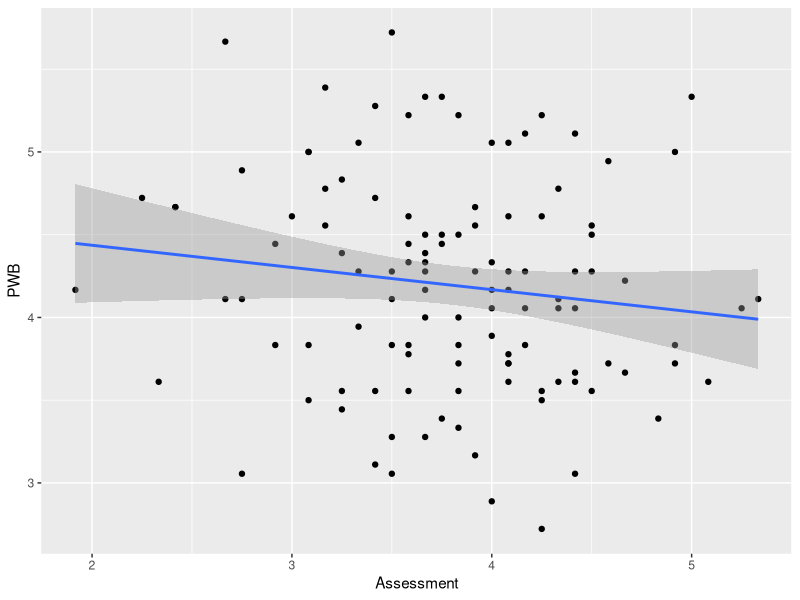
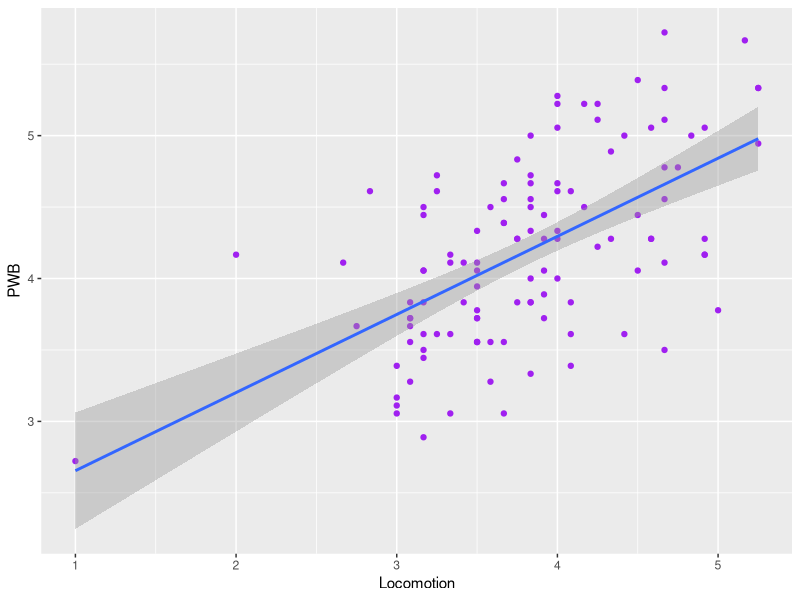
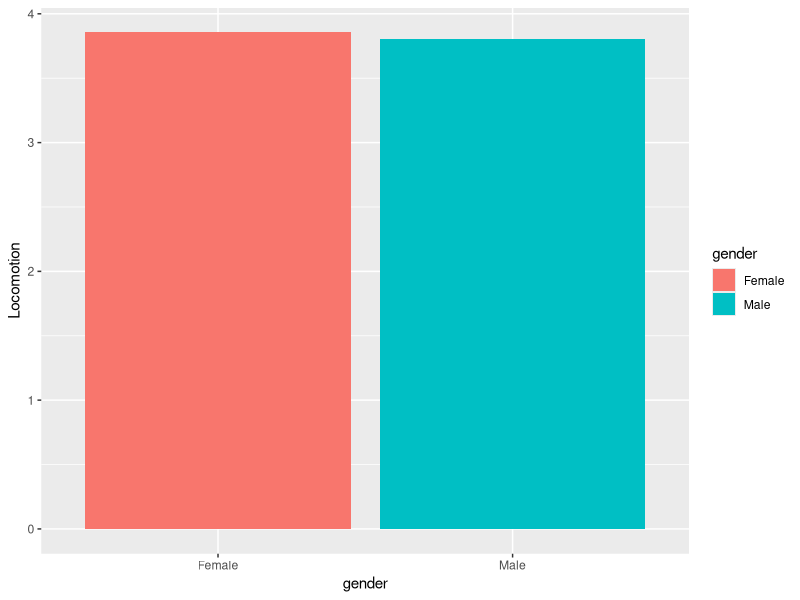
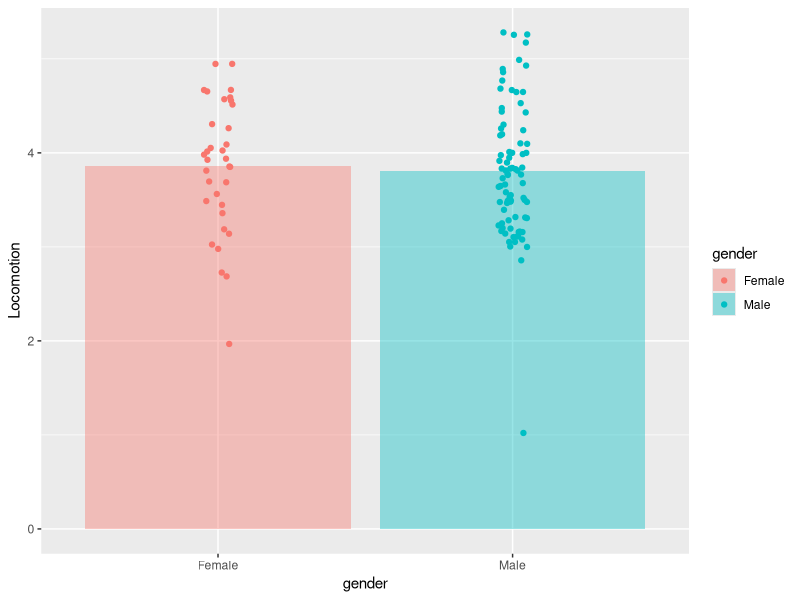
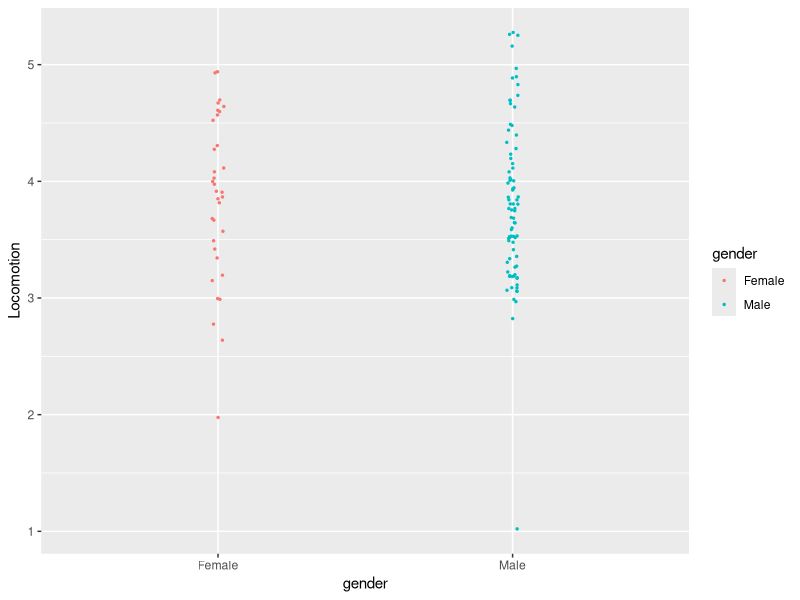
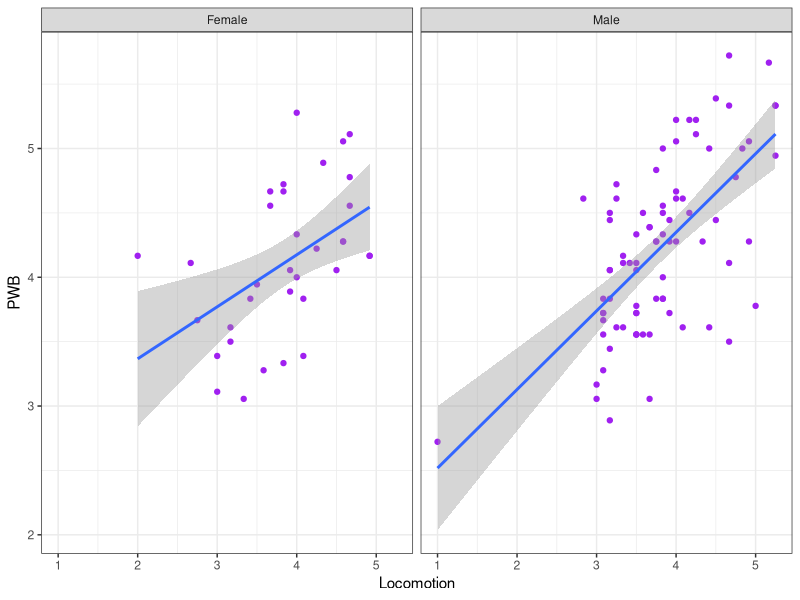
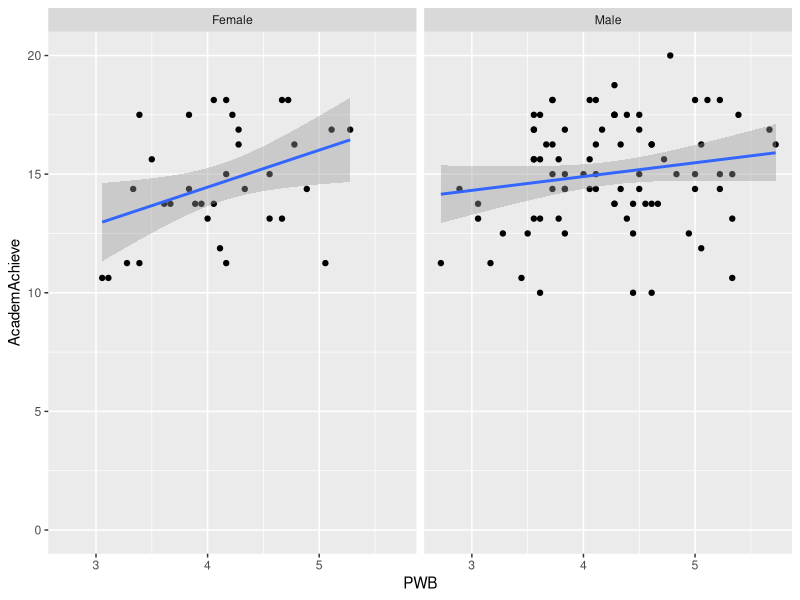
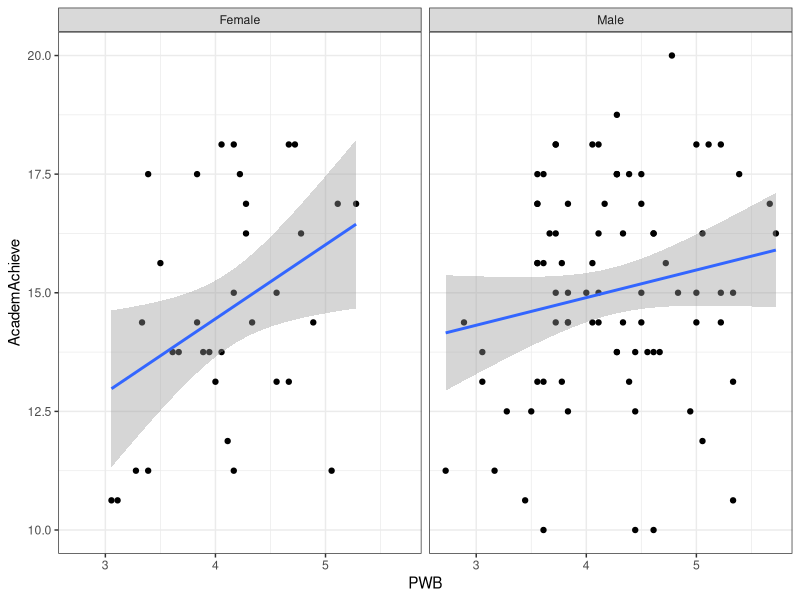

Reproduce these figures in R, in order.
## ---- chunk 1
knitr::opts_chunk$set(echo = TRUE)
garcia <- read.csv('garcia.csv')
## ---- chunk 2
require(ggplot2)
## ---- chunk 3

## ---- chunk 4
assess <- ggplot(garcia, aes(x = Assessment, y = PWB)) + geom_point() 
loco <- ggplot(garcia, aes(x = Locomotion, y = PWB)) + geom_point(col = 'purple') 

## ---- chunk 5
assess + stat_smooth(method = 'lm')
loco + stat_smooth(method = 'lm')
## ---- chunk 6

## ---- chunk 7

## ---- chunk 8
require(tidyverse)
garcia$gender <- as.factor(garcia$gender)
garcia$gender <- recode(garcia$gender, '1' = 'Female', '2' = 'Male')

ggplot(garcia, aes(x = gender, y= Locomotion)) + stat_summary(fun.y = 'mean', geom = 'bar', aes(fill = gender)) + stat_summary(fun.data = 'mean_cl_boot', geom = "errorbar")
## ---- chunk 9
ggplot(garcia, aes(x = gender, y= Locomotion)) + stat_summary(fun.y = 'mean', geom = 'bar', aes(fill = gender), alpha = .4) + 
  stat_summary(fun.data = 'mean_cl_boot', geom = "errorbar") + geom_jitter(aes(col = gender), width = .05) 
## ---- chunk 10
ggplot(garcia, aes(x = gender, y= Locomotion))  + geom_jitter(aes(col = gender), width = .02, size = .5) + stat_summary(fun.data = 'mean_cl_boot', fun.args=list(conf.int=.95))
## ---- chunk 11
loco <- ggplot(garcia, aes(x = Locomotion, y = PWB)) + geom_point(col = 'purple') 

loco + stat_smooth(method = 'lm') + facet_wrap('gender') + theme_bw()

## ---- chunk 12
ggplot(garcia, aes(x = PWB, y = AcademAchieve)) + geom_point() + ylim(0,20) + stat_smooth(method = 'lm') + facet_wrap('gender')
## ---- chunk 13
ggplot(garcia, aes(x = PWB, y = AcademAchieve)) + geom_point() + stat_smooth(method = 'lm') + facet_wrap('gender') + 
  theme_bw()
  labs(x = 'Scale of Psychological Well-Being (1-6)', y = 'Academic Achievement (0-20)', title = 'Academic Achievement as a Factor of PWB/Gender')
